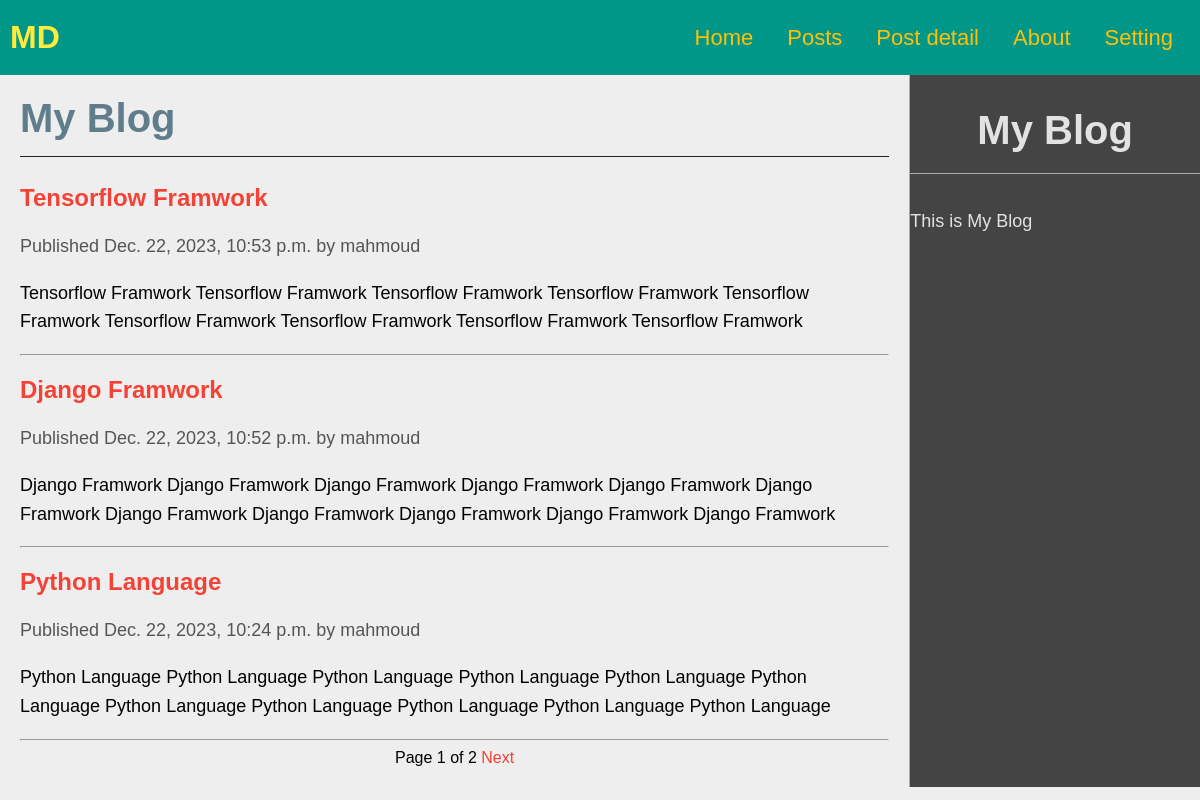
Screenshot of /blog/ with the database file from the repository.
### blog/models.py (models this page shows, shortened)
class Post(models.Model):
    class Status(models.TextChoices):
        DRAFT = 'DT', 'Draft'
        PUBLISHED = 'PB', 'Published'
    title = models.CharField(max_length=250)
    slug = models.SlugField(max_length=250, unique_for_date='publish')
    author = models.ForeignKey(User, on_delete=models.CASCADE, related_name='blog_posts')
    body = models.TextField()
    publish = models.DateTimeField(default=timezone.now)
    created = models.DateTimeField(auto_now_add=True)
    update = models.DateTimeField(auto_now=True)
    status = models.CharField(max_length=2, choices=Status.choices, default=Status.DRAFT)
    class Meta:
        ordering = ['-publish']
        indexes = [
            models.Index(fields=['publish']),
        ]
    def get_absolute_url(self):
        return reverse('blog:post_detail', args=[
            self.publish.year,
            self.publish.month,
            self.publish.day,
            self.slug,
        ])

### blog/views.py (the view)
# urls.py: path('', views.PostListViews.as_view(), name='post_list'),
class PostListViews(ListView):
    model = models.Post
    context_object_name = 'posts'
    paginate_by = 3
    template_name = 'blog/post/list.html'

### blog/templates/blog/post/list.html (shortened to what this page needs)
{% extends 'blog/base.html' %}
{% block content %}
    <h1>My Blog</h1>
    {% for post in posts %}
        <h2>
            <a href="{{post.get_absolute_url}}">
                {{post.title}}
            </a>
        </h2>
        <p class="date">
            Published {{post.publish}} by {{post.author}}
        </p>
        {{post.body|truncatewords:30|linebreaks}}
        <hr>
    {% endfor %}
    {% include "pagination.html" with page=page_obj %}
{% endblock content %}

### blog/templates/blog/base.html (shortened to what this page needs)
{% load static %}
<!DOCTYPE html>
<html lang="en">
<head>
    <link rel="stylesheet" href="{% static 'css/blog.css' %}">
</head>
<body>
    <div class="header">
        <p class="logo">MD</p>
        <ul>
            <li>
                <a href="">Home</a>
            </li>
            <li>
                <a href="">Posts</a>
            </li>
            <li>
                <a href="">Post detail</a>
            </li>
            <li>
                <a href="">About</a>
            </li>
            <li>
                <a href="">Setting</a>
            </li>
        </ul>
    </div>
    <div class="content">
        <div id="content">
            {% block content %}
            {% endblock content %}
        </div>
        <div id="sidebar">
            <h2>My Blog</h2>
            <p>This is My Blog</p>
        </div>
    </div>
</body>
</html>

### blog/templates/pagination.html (shortened to what this page needs)
<div class="pagination">
    <span class="step-links">
        <span class="current">
            Page {{page.number}} of {{page.paginator.num_pages}}
        </span>
        {% if page.has_next %}
            <a href="?page={{page.next_page_number}}">Next</a>
        {% endif %}
    </span>
</div>

### blog/static/css/blog.css (style rules this page uses)
* { box-sizing: border-box; }
a { text-decoration: none; }
body { margin: 0; font-family: "Gill Sans", "Gill Sans MT", Calibri, "Trebuchet MS", sans-serif; background-color: #eee; }
ul { list-style: none; }
p.date { color: #555; }
p { line-height: 1.6; text-align: left; font-size: 18px; }
.header { display: flex; justify-content: space-between; align-items: center; background-color: #009688; padding: 10px; height: 75px; position: sticky; top: 0; }
.header .logo { font-size: xx-large; font-weight: bold; color: #ffeb3b; }
.header ul { display: flex; }
.header ul li { padding: 7px; transition: 0.5s; -webkit-transition: 0.5s; -moz-transition: 0.5s; -ms-transition: 0.5s; -o-transition: 0.5s; border-radius: 6px; -webkit-border-radius: 6px; -moz-border-radius: 6px; -ms-border-radius: 6px; -o-border-radius: 6px; }
.header ul li a { padding: 10px; font-size: 22px; color: #ffc107; transition: 0.3s; -webkit-transition: 0.3s; -moz-transition: 0.3s; -ms-transition: 0.3s; -o-transition: 0.3s; }
.content { display: flex; }
#content { flex: 3; padding: 20px; }
#content h1 { text-align: left; border-bottom: 1px solid #222; margin-top: 1px; padding-bottom: 15px; color: #607d8b; font-size: 40px; }
#content h2 { text-align: left; }
#content a { color: #f44336; transition: 0.3s; -webkit-transition: 0.3s; -moz-transition: 0.3s; -ms-transition: 0.3s; -o-transition: 0.3s; }
#sidebar { flex: 1; text-align: center; border-left: 1px solid #aaa; background-color: #444; color: #eeee; }
#sidebar h2 { font-size: 40px; border-bottom: 1px solid #aaa; padding-bottom: 20px; }
.pagination { text-align: center; }

### rows the page displays
Post: title "Tensorflow Framwork", publish "Dec. 22, 2023, 10:53 p.m.", author "mahmoud", body "Tensorflow Framwork Tensorflow Framwork Tensorflow Framwork Tensorflow Framwork Tensorflow Framwork Tensorflow Framwork Tensorflow Framwork Tensorflow Framwork Tensorflow Framwork"
Post: title "Django Framwork", publish "Dec. 22, 2023, 10:52 p.m.", author "mahmoud", body "Django Framwork Django Framwork Django Framwork Django Framwork Django Framwork Django Framwork Django Framwork Django Framwork Django Framwork Django Framwork Django Framwork"
Post: title "Python Language", publish "Dec. 22, 2023, 10:24 p.m.", author "mahmoud", body "Python Language Python Language Python Language Python Language Python Language Python Language Python Language Python Language Python Language Python Language Python Language"

### other values shown
{{ page.number }} "1"
{{ page.paginator.num_pages }} "2"
